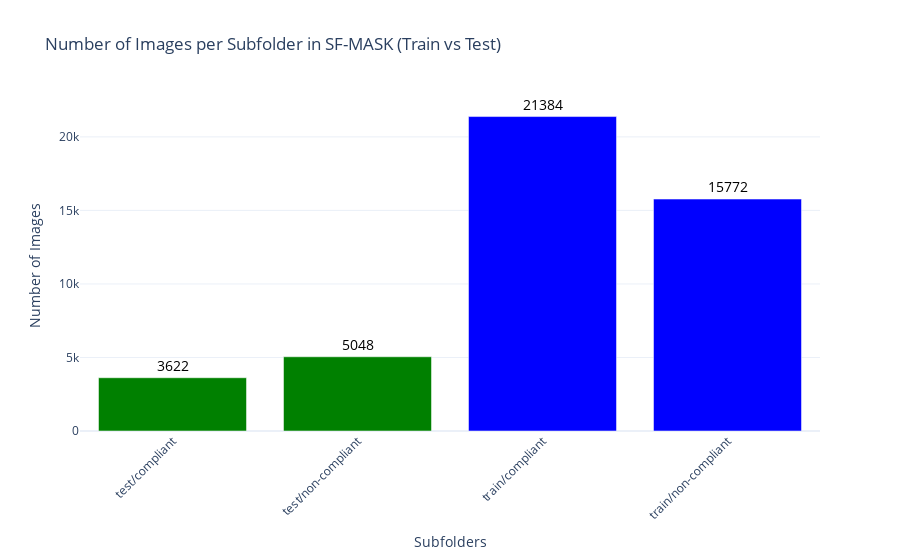

Notebook source saved alongside this figure:
### Code cell
import os
import plotly.graph_objects as go

def count_images_in_nested_folders(dataset_path):
    folder_counts = {}
    for root, dirs, _ in os.walk(dataset_path):
        for dir_name in dirs:
            folder_path = os.path.join(root, dir_name)
            count = sum(
                1 for file in os.listdir(folder_path)
                if file.lower().endswith(('png', 'jpg', 'jpeg', 'bmp', 'tiff'))
            )
            if count > 0:  # Include only if the folder contains images
                relative_path = os.path.relpath(folder_path, dataset_path)
                folder_counts[relative_path] = count
    return folder_counts

# Path to the SF-MASK folder
dataset_path = 'SF-MASK'

# Count images in nested folders
image_counts = count_images_in_nested_folders(dataset_path)

# Separate data for `train` and `test`
categories = list(image_counts.keys())
counts = list(image_counts.values())
colors = ['blue' if 'train' in category else 'green' for category in categories]

# Create a Plotly bar chart
fig = go.Figure()

for category, count, color in zip(categories, counts, colors):
    fig.add_trace(go.Bar(
        x=[category],
        y=[count],
        marker_color=color,
        text=[count],  # Add the count on top of the bar
        textposition="outside",
        textfont=dict(size=14, color="black")  # Style the text
    ))

fig.update_layout(
    title="Number of Images per Subfolder in SF-MASK (Train vs Test)",
    xaxis_title="Subfolders",
    yaxis_title="Number of Images",
    template="plotly_white",
    xaxis=dict(tickangle=-45),
    showlegend=False  # Remove legend since colors are self-explanatory
)

fig.show()

### Figure 1 — Plotly figure (JSON) as saved in the notebook; plotly's stock layout.template omitted (floating-point values rounded to 4 significant figures)
{"data": [{"marker": {"color": "green"}, "text": ["3622"], "textfont": {"color": "black", "size": 14}, "textposition": "outside", "type": "bar", "x": ["test/compliant"], "y": [3622]}, {"marker": {"color": "green"}, "text": ["5048"], "textfont": {"color": "black", "size": 14}, "textposition": "outside", "type": "bar", "x": ["test/non-compliant"], "y": [5048]}, {"marker": {"color": "blue"}, "text": ["21384"], "textfont": {"color": "black", "size": 14}, "textposition": "outside", "type": "bar", "x": ["train/compliant"], "y": [21384]}, {"marker": {"color": "blue"}, "text": ["15772"], "textfont": {"color": "black", "size": 14}, "textposition": "outside", "type": "bar", "x": ["train/non-compliant"], "y": [15772]}], "layout": {"showlegend": false, "title": {"text": "Number of Images per Subfolder in SF-MASK (Train vs Test)"}, "xaxis": {"tickangle": -45, "title": {"text": "Subfolders"}}, "yaxis": {"title": {"text": "Number of Images"}}}}
